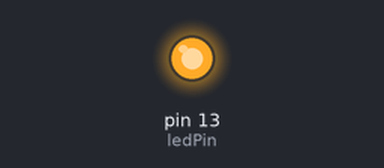
The sketch below on a simulated Arduino Uno, built with avr-gcc and run on an emulated ATmega328P. Shown: output pins drawn as LEDs (lit = HIGH). What the sketch prints to the serial monitor is not drawn.

Above: at 0.12 s.
At 5.8 s:
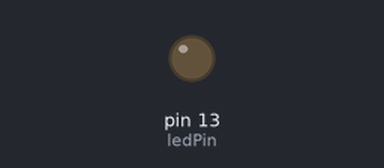
Timing chart, 0 to 9.8 s (numbered marks = the images above):
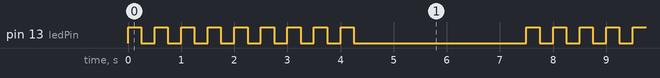

The sketch:

koomson_bc417.ino
```cpp
byte rx = 0;
byte tx = 1;
byte ledPin = 13;
int incomingString;
byte i = 1;

void setup()
{
  Serial.begin( 9600 );
  pinMode(rx,INPUT);
  pinMode(tx,OUTPUT);
  pinMode(ledPin,OUTPUT);
}

void loop()
{
    Serial.println("AT");
    incomingString = Serial.read();
    switch (incomingString)
    {
    case 'OK':
      digitalWrite(ledPin, HIGH);
      delay( 1500 );
      break;
    default:
      for (i=1; i<10; i++)
      {
        digitalWrite(ledPin, HIGH);
        delay( 250 );
        digitalWrite(ledPin, LOW);
        delay( 250 );
      }
    }
    delay( 1000 );
    digitalWrite(ledPin, LOW);
    delay( 2000 );
}
```

Measured:
- by itself, pin 13 (ledPin): repeats every 7.5 s: 8 × (LOW 0.25 s, HIGH 0.25 s), LOW 3.3 s, HIGH 0.25 s
- by itself, everything shown: repeats every 7.5 s, in 18 steps
